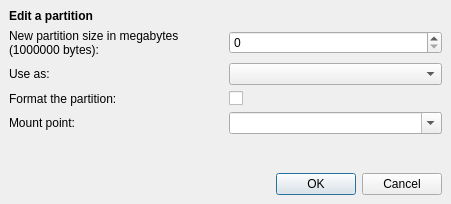
<ui version="4.0" >
 <class>partition_edit_dialog</class>
 <widget class="QDialog" name="partition_edit_dialog" >
  <property name="geometry" >
   <rect>
    <x>0</x>
    <y>0</y>
    <width>451</width>
    <height>204</height>
   </rect>
  </property>
  <property name="sizePolicy" >
   <sizepolicy vsizetype="Preferred" hsizetype="Preferred" >
    <horstretch>0</horstretch>
    <verstretch>0</verstretch>
   </sizepolicy>
  </property>
  <property name="minimumSize" >
   <size>
    <width>0</width>
    <height>0</height>
   </size>
  </property>
  <property name="windowTitle" >
   <string>Edit Partition</string>
  </property>
  <property name="sizeGripEnabled" >
   <bool>false</bool>
  </property>
  <property name="modal" >
   <bool>true</bool>
  </property>
  <layout class="QGridLayout" >
   <property name="leftMargin" >
    <number>9</number>
   </property>
   <property name="topMargin" >
    <number>9</number>
   </property>
   <property name="rightMargin" >
    <number>9</number>
   </property>
   <property name="bottomMargin" >
    <number>9</number>
   </property>
   <property name="horizontalSpacing" >
    <number>6</number>
   </property>
   <property name="verticalSpacing" >
    <number>6</number>
   </property>
   <item row="5" column="0" colspan="2" >
    <spacer>
     <property name="orientation" >
      <enum>Qt::Vertical</enum>
     </property>
     <property name="sizeHint" >
      <size>
       <width>381</width>
       <height>40</height>
      </size>
     </property>
    </spacer>
   </item>
   <item row="0" column="0" colspan="2" >
    <widget class="QLabel" name="partition_edit_heading_label" >
     <property name="text" >
      <string>&lt;b>Edit a partition&lt;/b></string>
     </property>
    </widget>
   </item>
   <item row="1" column="0" >
    <widget class="QLabel" name="partition_edit_size_label" >
     <property name="sizePolicy" >
      <sizepolicy vsizetype="Minimum" hsizetype="Minimum" >
       <horstretch>0</horstretch>
       <verstretch>0</verstretch>
      </sizepolicy>
     </property>
     <property name="text" >
      <string>New partition size in megabytes (1000000 bytes):</string>
     </property>
     <property name="wordWrap" >
      <bool>true</bool>
     </property>
    </widget>
   </item>
   <item row="2" column="1" >
    <widget class="QComboBox" name="partition_edit_use_combo" >
     <property name="editable" >
      <bool>false</bool>
     </property>
    </widget>
   </item>
   <item row="1" column="1" >
    <widget class="QSpinBox" name="partition_edit_size_spinbutton" />
   </item>
   <item row="4" column="1" >
    <widget class="QComboBox" name="partition_edit_mount_combo" >
     <property name="editable" >
      <bool>true</bool>
     </property>
    </widget>
   </item>
   <item row="4" column="0" >
    <widget class="QLabel" name="partition_edit_mount_label" >
     <property name="text" >
      <string>Mount point:</string>
     </property>
    </widget>
   </item>
   <item row="2" column="0" >
    <widget class="QLabel" name="partition_edit_use_label" >
     <property name="text" >
      <string>Use as:</string>
     </property>
    </widget>
   </item>
   <item row="3" column="0" >
    <widget class="QLabel" name="partition_edit_format_label" >
     <property name="text" >
      <string>Format the partition:</string>
     </property>
    </widget>
   </item>
   <item row="3" column="1" >
    <widget class="QCheckBox" name="partition_edit_format_checkbutton" />
   </item>
   <item row="6" column="0" colspan="2" >
    <widget class="QDialogButtonBox" name="buttonBox" >
     <property name="orientation" >
      <enum>Qt::Horizontal</enum>
     </property>
     <property name="standardButtons" >
      <set>QDialogButtonBox::Cancel|QDialogButtonBox::NoButton|QDialogButtonBox::Ok</set>
     </property>
    </widget>
   </item>
  </layout>
 </widget>
 <resources/>
 <connections>
  <connection>
   <sender>buttonBox</sender>
   <signal>accepted()</signal>
   <receiver>partition_edit_dialog</receiver>
   <slot>accept()</slot>
   <hints>
    <hint type="sourcelabel" >
     <x>248</x>
     <y>254</y>
    </hint>
    <hint type="destinationlabel" >
     <x>157</x>
     <y>274</y>
    </hint>
   </hints>
  </connection>
  <connection>
   <sender>buttonBox</sender>
   <signal>rejected()</signal>
   <receiver>partition_edit_dialog</receiver>
   <slot>reject()</slot>
   <hints>
    <hint type="sourcelabel" >
     <x>316</x>
     <y>260</y>
    </hint>
    <hint type="destinationlabel" >
     <x>286</x>
     <y>274</y>
    </hint>
   </hints>
  </connection>
 </connections>
</ui>
